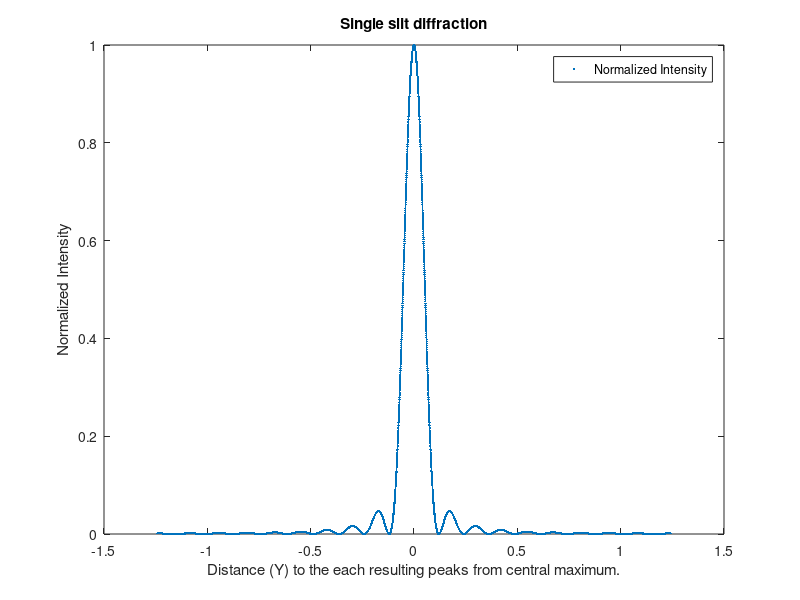
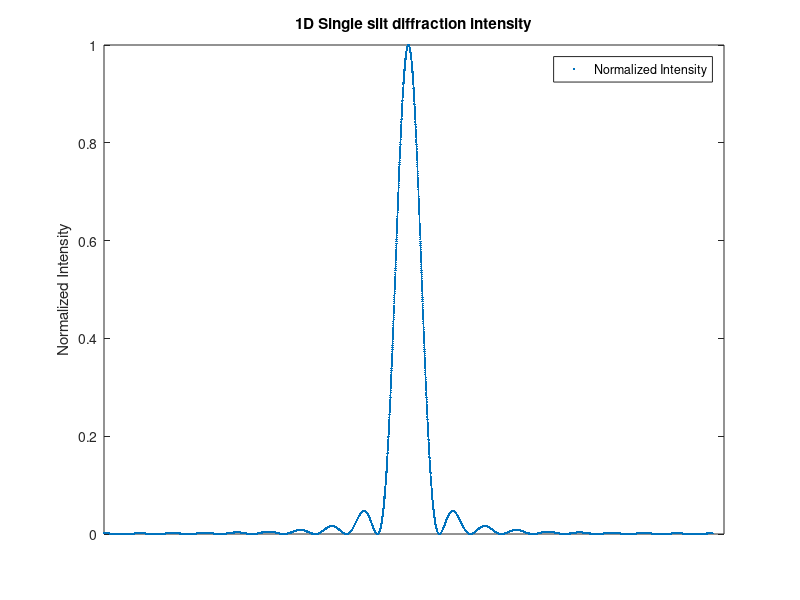

These figures' MATLAB source, in order:
clear all; clc

a = 12*1e-6;     
w = 480*1e-9;    
d = 3;          
Q = pi/8;        %Angle to the furthest away point from the central maximum.

Qall = -Q: 1e-4: Q;        %Setting parameters for each incident wave.
Y = d.*tan(Qall);         
B = (pi*a.*sin(Qall))./w;  %BETA 


I = (sin(B)./B).^2;        %Normalized intensisty for discrete Y points. l

%For 2D plot.
figure;
plot(Y,I,'.', 'MarkerSize', 5);
title('Single slit diffraction');
legend('Normalized Intensity')
xlabel('Distance (Y) to the each resulting peaks from central maximum.');
ylabel('Normalized Intensity');

%For 1D plot.
figure;
plot(I,'.', 'MarkerSize', 5);                          
title('1D Single slit diffraction intensity');
set(gca,'xtick',[]);
legend('Normalized Intensity')
ylabel('Normalized Intensity');